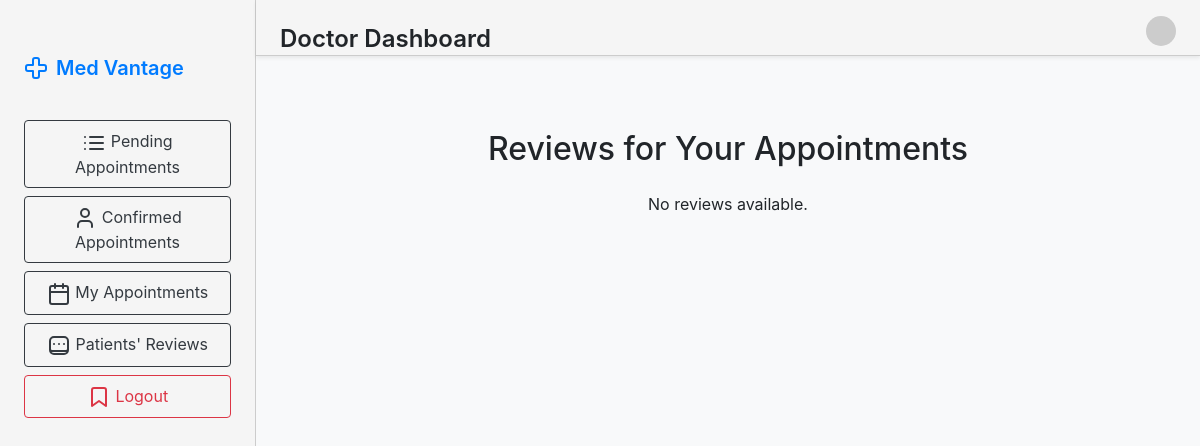
Before: /dashboard-doctor/reviews (signed in) with the older database file.
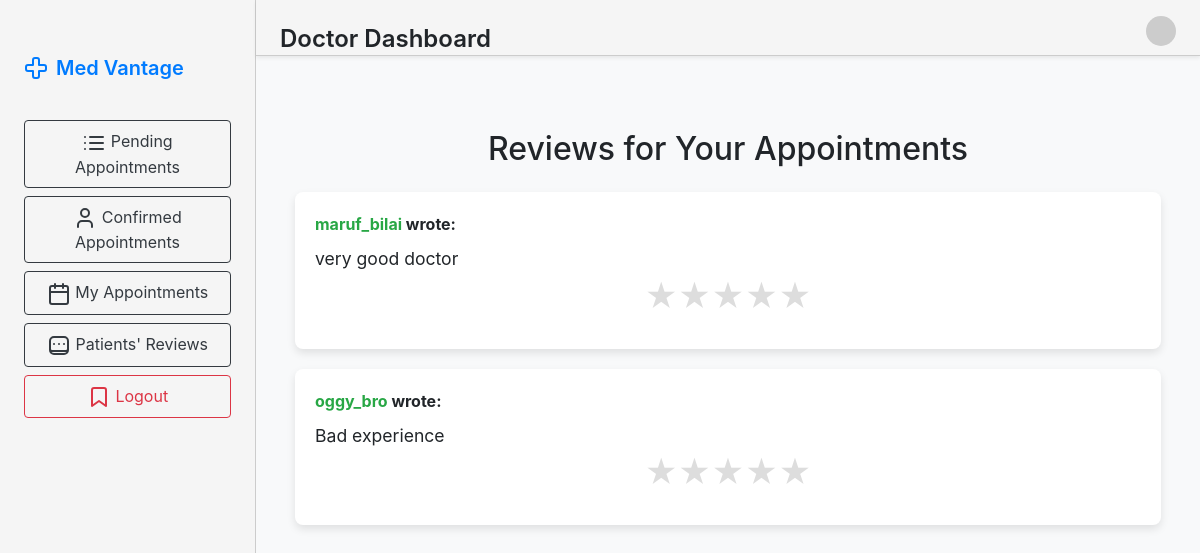
After: the same page with the newer database file.
### core/models.py (models this page shows)
class Appointment(models.Model):
    patient = models.ForeignKey(User, on_delete=models.CASCADE, related_name="appointment_patient")
    doctor = models.ForeignKey(User, on_delete=models.CASCADE, related_name="appointment_doctor")
    date = models.DateField(default=date.today)  # Default to the current date
    time_slot = models.TimeField(default=time(9, 0))
    meeting_link = models.CharField(max_length=50, default="no")
    document = models.FileField(upload_to='media/reports', null=True, blank=True)
    prescription = models.TextField(default="", null=True, blank=True)
    fee = models.IntegerField(default=1000)
    review = models.TextField(null=True, blank=True, default="")
    rating = models.TextField(null=True, blank=True, default="")
    def __str__(self):
        return f"Appointment with {self.doctor} on {self.date} at {self.time_slot}"

### core/views.py (the view)
# urls.py: path('dashboard-doctor/reviews',views.show_review,name="show_review"),
@login_required
@doctor_required
def show_review(request):
    reviews_obj = Appointment.objects.filter(doctor=request.user).exclude(review="")
    print(reviews_obj)
    context = {
        "appointment" : reviews_obj
    }
    return render(request, 'show_review.html',context)

### core/templates/show_review.html (shortened to what this page needs)
{% extends "base_doc.html" %}
{% block content %}
<!DOCTYPE html>
<html lang="en">
<head>
    <link href="https://stackpath.bootstrapcdn.com/bootstrap/4.5.2/css/bootstrap.min.css" rel="stylesheet">
</head>
<body>
    <div class="container">
        <h2 class="text-center mb-4">Reviews for Your Appointments</h2>
        {% for i in appointment %}
            <div class="review-card">
                <div class="review-username"> <span class="text-success">{{ i.patient.username }}</span> wrote:    </div>
                <div class="review-text">{{ i.review }}</div>
                <div class="star-rating" class="shadow">
                    <label for="star5" title="5 stars">★</label>
                    <label for="star4" title="4 stars">★</label>
                    <label for="star3" title="3 stars">★</label>
                    <label for="star2" title="2 stars">★</label>
                    <label for="star1" title="1 star">★</label>
                </div>
            </div>
        {% empty %}
            <p class="text-center">No reviews available.</p>
        {% endfor %}
    </div>
</body>
</html>
{% endblock content %}

Changed rows visible on the page:
now on this page (row edited): Appointment: patient.username "maruf_bilai", review "very good doctor"
added Appointment: patient.username "oggy_bro", review "Bad experience"
Other visible differences:
text no longer shown: "No reviews available."
